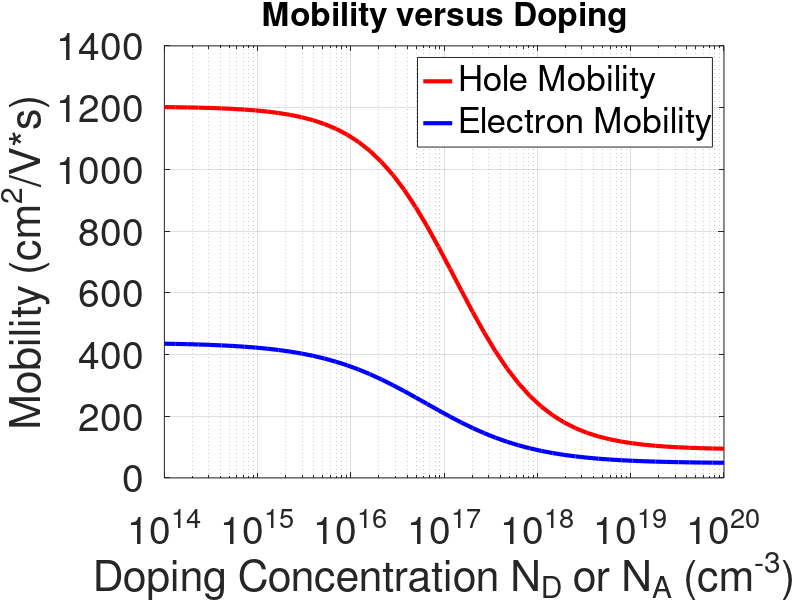

MATLAB code for this plot:
%3h askhsh domhs!
clc
clear
close all

%monadikos statheros arithmos L analoga me to AM 
L = 0.8848;

%diairesh diasthmatos twn sygkentrwsewn twn prosmiksewn me
%thn xrhsh tou logspace

ND = logspace(14,20,50);
NA = logspace(14,20,50);

%synarthseis kinhtikothtwn
 mn = ((5.1.*10.^18*L)+92.*(ND.^0.91))./((3.75.*10.^15)+ND.^0.91);
 mp = ((2.9.*10.^15*L)+(47.7.*NA.^0.76))./((5.86.*10.^12)+NA.^0.76);

%grafikes 
 semilogx(ND, mn, 'r', 'LineWidth', 3)
 hold on 
 semilogx(NA, mp, 'b', 'LineWidth', 3)
 hold off
 set(gca,'fontsize',28)
 xlabel('Doping Concentration N_D or N_A (cm^-^3)')
 ylabel('Mobility (cm^2/V*s)')
 grid on 
 title('Mobility versus Doping' , 'Fontsize', 24)
 legend('Hole Mobility', 'Electron Mobility')
